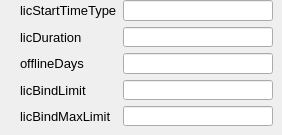
         <widget class="QWidget" name="page_36">
          <widget class="QWidget" name="layoutWidget_14">
           <property name="geometry">
            <rect>
             <x>20</x>
             <y>0</y>
             <width>253</width>
             <height>126</height>
            </rect>
           </property>
           <layout class="QGridLayout" name="gridLayout_11">
            <item row="0" column="0">
             <widget class="QLabel" name="label_72">
              <property name="font">
               <font>
                <pointsize>10</pointsize>
               </font>
              </property>
              <property name="text">
               <string>licStartTimeType</string>
              </property>
             </widget>
            </item>
            <item row="0" column="1">
             <widget class="QLineEdit" name="licstarttimetype">
              <property name="text">
               <string/>
              </property>
             </widget>
            </item>
            <item row="1" column="0">
             <widget class="QLabel" name="label_73">
              <property name="font">
               <font>
                <pointsize>10</pointsize>
               </font>
              </property>
              <property name="text">
               <string>licDuration</string>
              </property>
             </widget>
            </item>
            <item row="1" column="1">
             <widget class="QLineEdit" name="licDuration">
              <property name="text">
               <string/>
              </property>
             </widget>
            </item>
            <item row="2" column="0">
             <widget class="QLabel" name="label_74">
              <property name="font">
               <font>
                <pointsize>10</pointsize>
               </font>
              </property>
              <property name="text">
               <string>offlineDays</string>
              </property>
             </widget>
            </item>
            <item row="2" column="1">
             <widget class="QLineEdit" name="offlinedays">
              <property name="text">
               <string/>
              </property>
             </widget>
            </item>
            <item row="3" column="0">
             <widget class="QLabel" name="label_75">
              <property name="font">
               <font>
                <pointsize>10</pointsize>
               </font>
              </property>
              <property name="text">
               <string>licBindLimit</string>
              </property>
             </widget>
            </item>
            <item row="3" column="1">
             <widget class="QLineEdit" name="licbindlimit">
              <property name="text">
               <string/>
              </property>
             </widget>
            </item>
            <item row="4" column="0">
             <widget class="QLabel" name="label_76">
              <property name="font">
               <font>
                <pointsize>10</pointsize>
               </font>
              </property>
              <property name="text">
               <string>licBindMaxLimit</string>
              </property>
             </widget>
            </item>
            <item row="4" column="1">
             <widget class="QLineEdit" name="licbindmaxlimit">
              <property name="text">
               <string/>
              </property>
             </widget>
            </item>
           </layout>
          </widget>
         </widget>
